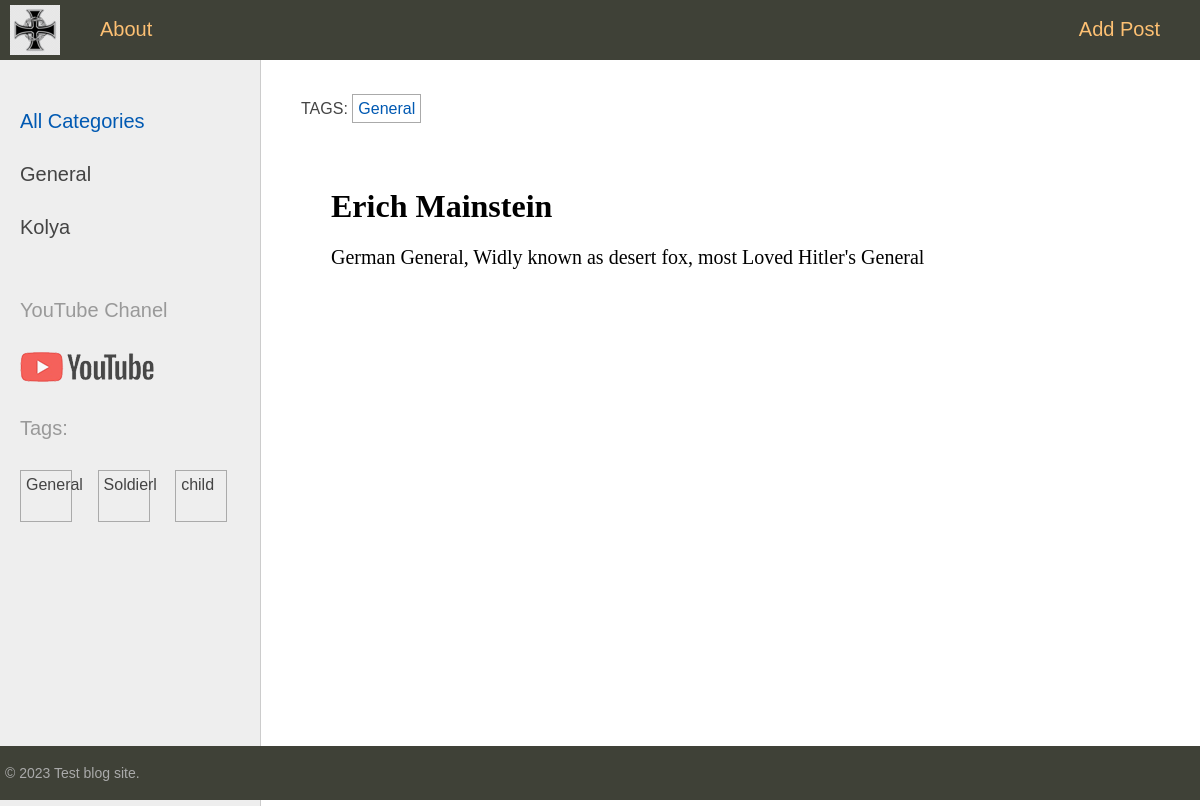
The app's page /post/erich-mainstein/, older data.
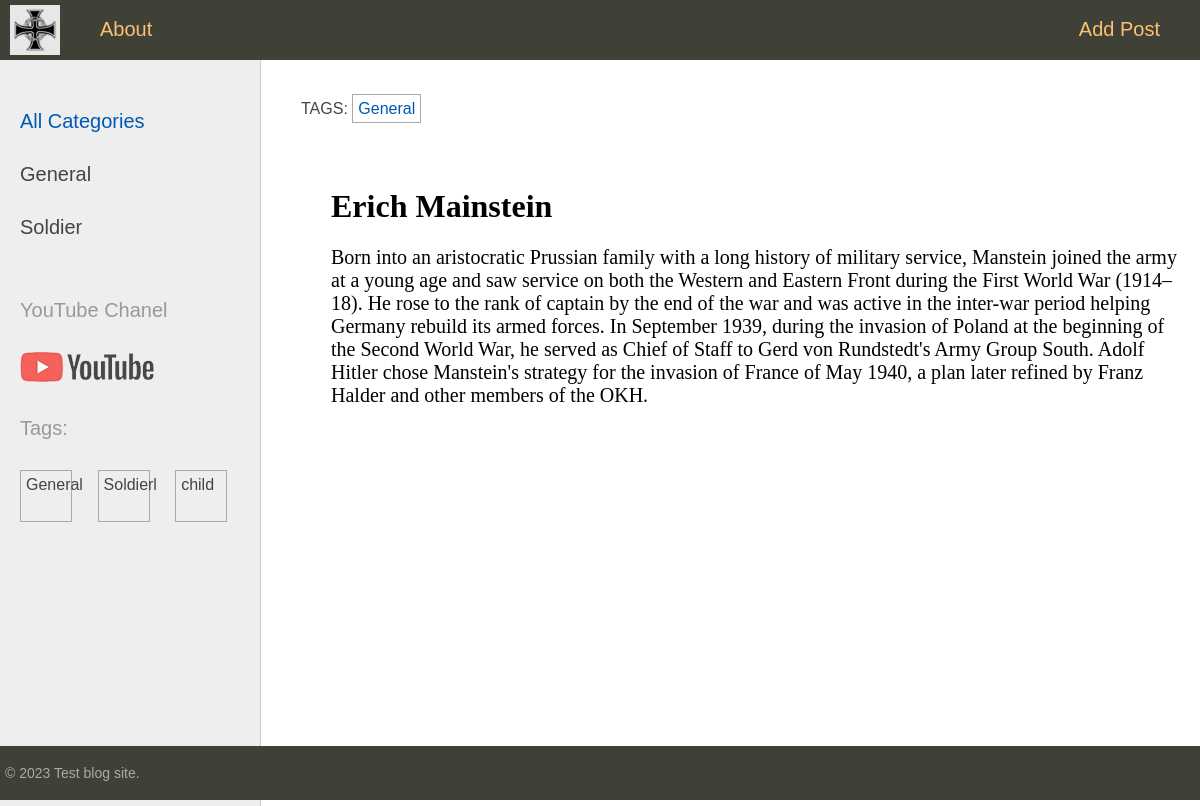
The same page, newer data.
### sitetest/models.py (models this page shows, shortened)
class Category(models.Model):
    name = models.CharField(max_length=100, db_index=True, verbose_name="Category")
    slug = models.SlugField(max_length=255, unique=True, db_index=True, verbose_name="Slug")
    class Meta:
        verbose_name="Category"
        verbose_name_plural="Catefories"
    def get_absolute_url(self):
        return reverse("category", kwargs={"cat_slug": self.slug})

class TagPost(models.Model):
    tag = models.CharField(max_length=100, db_index=True)
    slug = models.SlugField(max_length=255, unique=True, db_index=True)
    def get_absolute_url(self):
        return reverse("tags", kwargs={"tag_slug": self.slug})

class Persons(models.Model):
    class Status(models.IntegerChoices):
        DRAFT = 0, "Not Published"
        PUBLISHED = 1, "Published"
    title = models.CharField(max_length=255, verbose_name="Name")
    slug = models.SlugField(max_length=255, unique=True, db_index=True, verbose_name="Slug")
    content = models.TextField(blank=True, verbose_name="content")
    time_create = models.DateTimeField(auto_now_add=True, verbose_name="Time of creation")
    time_update = models.DateTimeField(auto_now=True, verbose_name="Last update")
    is_published = models.BooleanField(choices=tuple(map(lambda x: (bool(x[0]), x[1]), Status.choices)), default=Status.DRAFT, verbose_name="Published Status")
    cat = models.ForeignKey('Category', on_delete=models.PROTECT, related_name='categ', verbose_name="Category")
    tags = models.ManyToManyField('TagPost', blank=True, related_name='tags', verbose_name="Tags")
    country = models.OneToOneField('Country', blank=True, on_delete=models.SET_NULL, null=True, related_name='countri',
                                   verbose_name="Country")
    objects = models.Manager()
    published = PublishedManager()
    class Meta:
        verbose_name_plural = "Person"

### sitetest/views.py (the view)
# urls.py: path('post/<slug:post_slug>/', views.show_post, name="post"),
def show_post(request, post_slug):
    post = get_object_or_404(Persons, slug=post_slug)
    tag = post.tags.all()
    data = {
        "title": post.title,
        "content": post.content,
        "tags": tag,
        "is_published": post.is_published,
        "menu": menu,
        "gay": True,
    }
    return render(request, "sitetest/post.html", context=data)

### sitetest/templatetags/person_tags.py (called while the page is built)
@register.inclusion_tag('sitetest/list_categories.html')
def show_categories(cat_selected=0):
    cats = Category.objects.annotate(total=Count("categ")).filter(total__gt=0)
    return {'cats': cats, 'cat_selected': cat_selected}

@register.inclusion_tag('sitetest/list_tags.html')
def show_tags():
    tags = TagPost.objects.annotate(total=Count("tags")).filter(total__gt=0)
    return {'tags': tags}

### sitetest/templates/sitetest/post.html (shortened to what this page needs)
{% extends 'base.html' %}
{% block breadcrumbs %}
{% if tags %}
<ul class="tags-list">
    <li>TAGS:</li>
    {% for t in tags %}
    <li><a href="{{t.get_absolute_url}}">{{t.tag}}</a></li>
    {% endfor %}
</ul>
{% endif %}
{% endblock %}
{% block content %}
<h1> {{title}}</h1>
{%if is_published%}
{{content}}
{%endif%}
{% endblock %}

### sitetest/templates/sitetest/list_categories.html
{% for cat in cats %}
{% if cat.id == cat_selected%}
<li class="selected">{{cat.name}}</li>
{% else %}
<li><a href="{{ cat.get_absolute_url }}">{{cat.name}}</a></li>
{% endif %}
{% endfor %}

### sitetest/templates/sitetest/list_tags.html
{%if tags%}
<p> Tags: </p>
<ul class="tags-list">
    {%for t in tags%}
    <li><a href="{{ t.get_absolute_url }}">{{t.tag}}</a></li>
    {%endfor%}
</ul>
{%endif%}

Row changes from the older to the newer data that the page shows:
removed Category: name "Kolya"
added Category: name "Soldier"
changed Persons "Erich Mainstein": content "German General, Widly known as desert fox, most Loved Hitler's General" → "Born into an aristocratic Prussian family with a long history of military service, Manstein joined the army at a young age and saw service on both the Western and Eastern Front during the First World War (1914–18). He rose to the rank of captain by the end of the war and was active in the inter-war period helping Germany rebuild its armed forces. In September 1939, during the invasion of Poland at the beginning of the Second World War, he served as Chief of Staff to Gerd von Rundstedt's Army Group South. Adolf Hitler chose Manstein's strategy for the invasion of France of May 1940, a plan later refined by Franz Halder and other members of the OKH."
